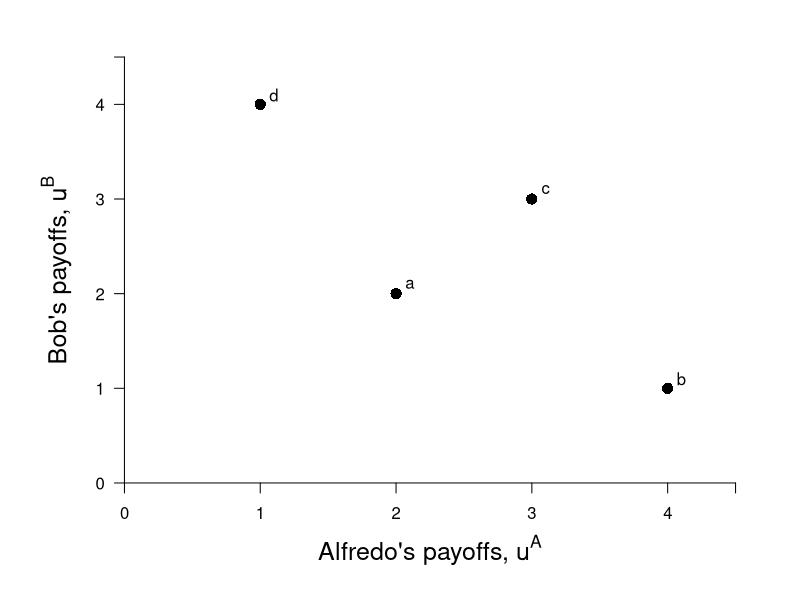

R code for this plot:
require(ggplot2)
require(shape)
pdf(file = "society/society_fishers_continuous.pdf", width = 7, height = 7)

#Set parameters for graphics
axislabelsize <- 1.5
par(mar =  c(5, 5, 2, 2))
xlims <- c(0, 4.5)
ylims <- c(0, 4.5)


ticksy <- c(ylims[1], 1, 2, 3, 4, ylims[2])
ylabels <- c(ylims[1], 1, 2, 3, 4, NA)
ticksx <- c(xlims[1], 1, 2, 3, 4, xlims[2])
xlabels <- c(xlims[1], 1, 2, 3, 4, NA)

#Plot command 
plot(0, 0, xlim = xlims, ylim = ylims, type = "n",
     xlab = expression(paste("")),
     ylab = expression(paste("")),
     xaxt = "n", yaxt = "n", cex.lab = axislabelsize, bty = "n")

#Customize ticks and labels for the plot
axis(1, at = ticksx, pos = 0, labels = xlabels)
axis(2, at = ticksy, pos = 0, labels = ylabels, las = 1)


mtext(expression(paste("Alfredo's payoffs, ", u^A)), side=1, line = 2.5, cex = axislabelsize)
text(-0.5, 0.5*ylims[2], expression(paste("Bob's payoffs, ", u^B)), xpd = TRUE, cex = axislabelsize, srt = 90) 


#Lines for the coordinates of the Nash equilbrium
#segments(1, 4, 3, 3, lty = 1, col = "#7fc97f", lwd = 4)
#segments(3, 3, 4, 1, lty = 1, col = "#7fc97f", lwd = 4)

#Add points a, b, c and c
points(1, 4, pch = 16, col = "black", cex = 1.5)
text(1.1, 4.1, expression(paste("d")))
points(3, 3, pch = 16, col = "black", cex = 1.5)
text(3.1, 3.1, expression(paste("c")))
points(4, 1, pch = 16, col = "black", cex = 1.5)
text(4.1, 1.1, expression(paste("b")))
points(2, 2, pch = 16, col = "black", cex = 1.5)
text(2.1, 2.1, expression(paste("a")))
#atext(1.5, 1.8, expression(paste("Nash equilibrium")))

#Label utility possibilities frontier
#text(3.9, 2.6, expression(paste("Utility Possibilities")))
#text(3.9, 2.35, expression(paste("Frontier (upf)")))


dev.off()
